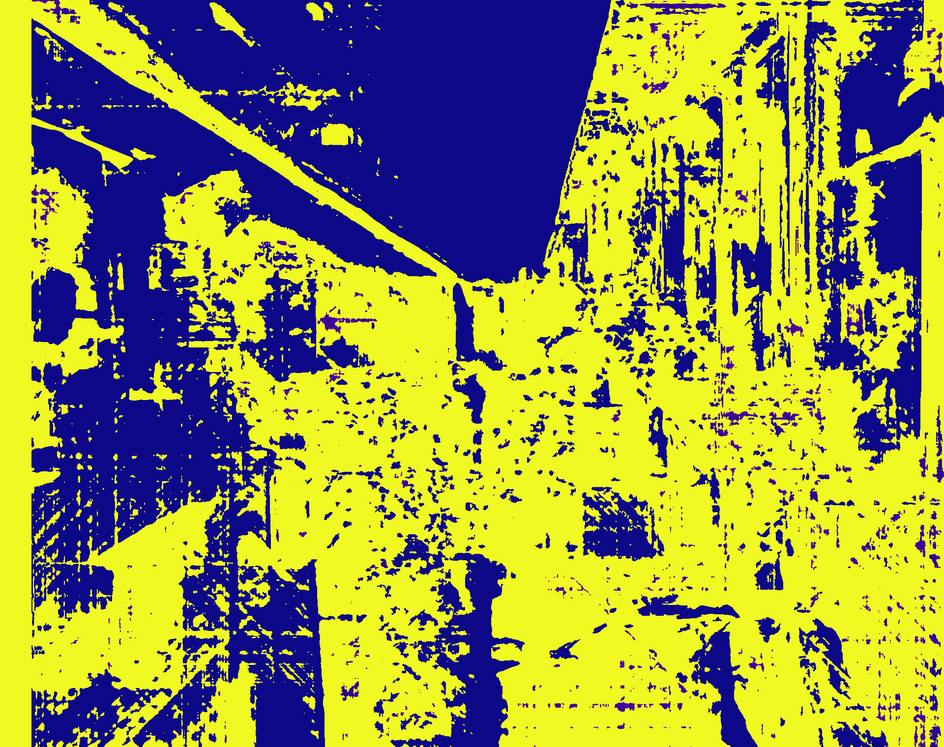
#> input picture depth_sensing/normalized_depth_map.png, 944 x 747 px, shrunk from 1920 x 1520 before the run, given in place of the camera
$ python capture_depth_map.py
#> lines starting #> are read from the running program, lines starting #| are printed output that depends on the picture
import cv2
import os
import numpy as np
import matplotlib.pyplot as plt
import struct
import zlib
from PIL import Image

image_path = "../test_images/stereo_vision.png"
left_image_path = "../test_images/left_image_3.png"
right_image_path = "../test_images/right_image_3.png"
output_image = "../test_images/image_with_depth_2.png"

camera_index = 1;

def capture_picture():
    """
    Captures a picture from the specified camera and saves it to the specified path.

    Args:
        camera_index (int): The index of the camera to use (e.g., 0, 1, etc.).
        save_path (str): The file path where the captured image will be saved.
    """
    # Initialize the camera with the specified index
    camera = cv2.VideoCapture(camera_index)

    if not camera.isOpened():
        print(f"Error: Could not access the camera at index {camera_index}.")
        return

    print(f"Capturing an image from camera {camera_index}. Please wait...")

    # Capture a single frame
    ret, frame = camera.read()
#> frame is the input picture: shape (747, 944, 3); mean B, G, R 75.9, 148.3, 146.2

    if not ret:
        print(f"Error: Failed to capture frame from camera {camera_index}.")
    else:
        # Save the captured image
        cv2.imwrite(image_path, frame)
        print(f"Image saved to {os.path.abspath(image_path)}")

    # Release the camera
    camera.release()

    image = Image.open(image_path)

    width, height = image.size
#> width = 944; height = 747
    split_point = width // 2
#> split_point = 472

    left_image = image.crop((0, 0, split_point, height))
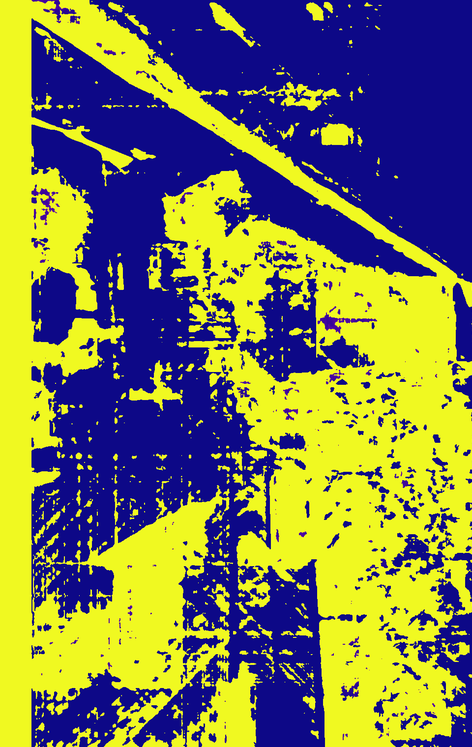
#> left_image: PIL image 472x747 RGB; mean R, G, B 123.2, 124.4, 85.9
    right_image = image.crop((split_point, 0, width, height))
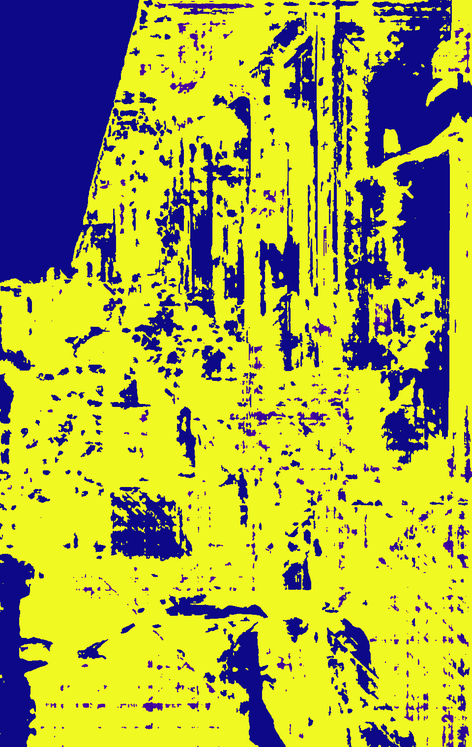
#> right_image: PIL image 472x747 RGB; mean R, G, B 169.3, 172.2, 65.9

    left_image.save(left_image_path)
    right_image.save(right_image_path)
    os.remove(image_path)

def create_depth_map_SGBM():
    left_img = cv2.imread(left_image_path, cv2.IMREAD_GRAYSCALE)
    right_img = cv2.imread(right_image_path, cv2.IMREAD_GRAYSCALE)

    left_img = cv2.equalizeHist(left_img)
    right_img = cv2.equalizeHist(right_img)

    window_size = 6
    n_disp_factor = 6 # adjust
    num_disp = 16*n_disp_factor

    focal_length = 1000
    baseline = 0.6

    stereo = cv2.StereoSGBM_create(
        minDisparity=0,
        numDisparities=num_disp,
        blockSize=window_size,
        P1=8*1*window_size**2,
        P2=32*1*window_size**2,
        disp12MaxDiff=1,
        uniquenessRatio=7,
        speckleWindowSize=0,
        speckleRange=2,
        preFilterCap=63,
        mode=cv2.STEREO_SGBM_MODE_SGBM_3WAY
    )

    disparity = stereo.compute(left_img, right_img).astype(np.float32) / 16.0

    depth_map = np.zeros_like(disparity, dtype=np.float32)
    disparity[disparity == 0] = 1
    depth_map = (focal_length * baseline) / disparity

    plt.imshow(depth_map, 'gray')
    plt.colorbar()
    plt.show()

def create_depth_map():
    left_img = cv2.imread(left_image_path, cv2.IMREAD_GRAYSCALE)
#> left_img: shape (747, 472); min 15, max 228, mean 118.9
    right_img = cv2.imread(right_image_path, cv2.IMREAD_GRAYSCALE)
#> right_img: shape (747, 472); min 15, max 228, mean 158.6

    left_img = cv2.equalizeHist(left_img)
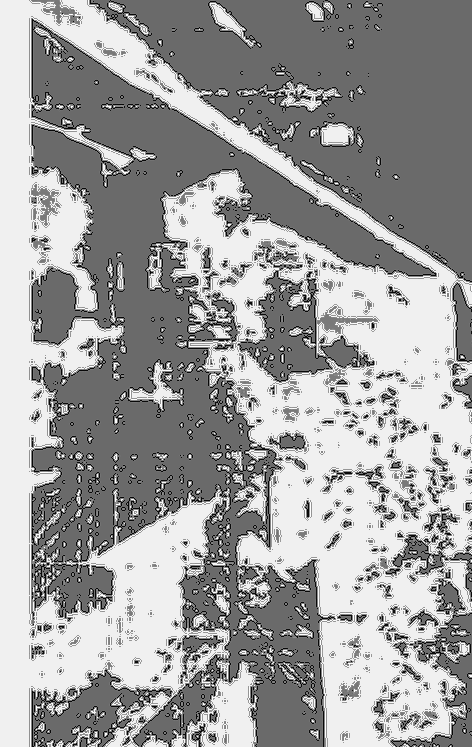
#> left_img: shape (747, 472); min 0, max 255, mean 158.3
    right_img = cv2.equalizeHist(right_img)
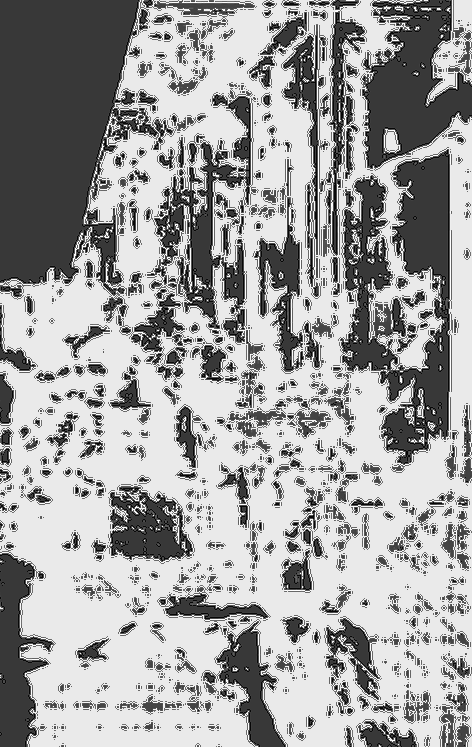
#> right_img: shape (747, 472); min 0, max 255, mean 160.5

    window_size = 6
    n_disp_factor = 6 # adjust
    num_disp = 16*n_disp_factor

    focal_length = 1000
    baseline = 0.6

    stereo = cv2.StereoSGBM_create(
        minDisparity=0,
        numDisparities=num_disp,
        blockSize=window_size,
        P1=8*1*window_size**2,
        P2=32*1*window_size**2,
        disp12MaxDiff=1,
        uniquenessRatio=7,
        speckleWindowSize=0,
        speckleRange=2,
        preFilterCap=63,
        mode=cv2.STEREO_SGBM_MODE_SGBM_3WAY
    )

    disparity = stereo.compute(left_img, right_img).astype(np.float32) / 16.0

    depth_map = np.zeros_like(disparity, dtype=np.float32)
    disparity[disparity == 0] = 1
#> disparity: shape (747, 472) float32; min -1, max 95, mean 16.8
    depth_map = (focal_length * baseline) / disparity
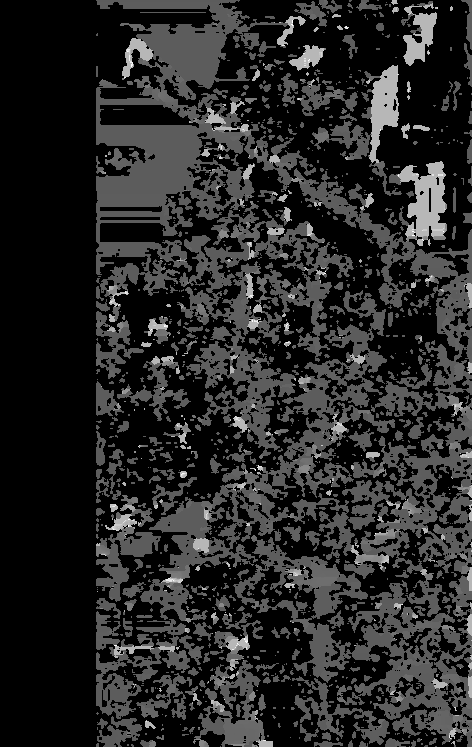
#> depth_map: shape (747, 472) float32; min -600, max 1066.7, mean -344.1; drawn with min black and max white

    plt.imshow(depth_map, 'gray')
    plt.colorbar()
    plt.show()
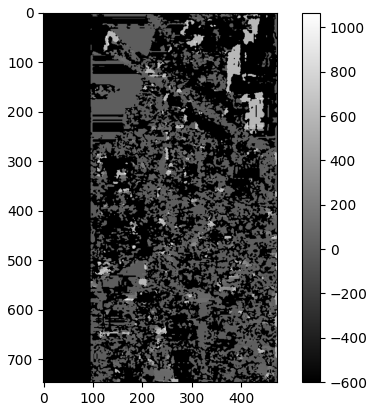
#> figure drawn by matplotlib, 2 panels

    normalized_depth = cv2.normalize(depth_map, None, 0, 255, cv2.NORM_MINMAX)
    normalized_depth = np.uint8(normalized_depth)

    # Apply colormap
    colored_depth = cv2.applyColorMap(normalized_depth, cv2.COLORMAP_JET)
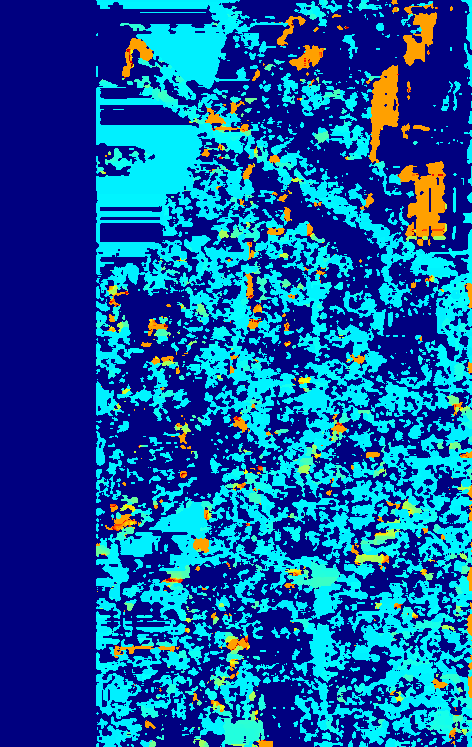
#> colored_depth: shape (747, 472, 3); mean B, G, R 163.2, 88.7, 12.2

    # Show Depth Map
    plt.figure(figsize=(10, 5))
    plt.imshow(colored_depth)
    plt.title("Depth Map with Colormap")
    plt.axis("off")
    plt.show()

    return normalized_depth

def add_depth_chunk_with_pixel_data(depth_array):
    """
    Adds a custom depth data chunk to a PNG file with pixel-specific depth information.

    Args:
        png_file (str): Path to the input PNG file.
        depth_array (numpy.ndarray): 2D array of depth values (0-255) matching the image dimensions.
        output_file (str): Path to the output PNG file.
    """
    # Read the original PNG file
    with open(right_image_path, "rb") as f:
        png_data = f.read()

    # Validate PNG file (must start with PNG signature)
    png_signature = b"\x89PNG\r\n\x1a\n"
    if not png_data.startswith(png_signature):
        raise ValueError("Not a valid PNG file")

    # Validate depth array dimensions
    img = Image.open(right_image_path)
    if depth_array.shape != (img.height, img.width):
        raise ValueError("Depth array dimensions must match the image dimensions")

    # Flatten the depth array and compress it
    depth_bytes = depth_array.astype(np.uint8).tobytes()  # Convert to bytes
    compressed_depth = zlib.compress(depth_bytes)         # Compress the depth data

    # Create a custom PNG chunk for depth data
    chunk_type = b"dEPh"                                  # Custom chunk identifier
    chunk_data = compressed_depth
    chunk_length = struct.pack(">I", len(chunk_data))     # Length of the chunk data
    chunk_crc = struct.pack(">I", zlib.crc32(chunk_type + chunk_data))  # CRC for validation

    custom_chunk = chunk_length + chunk_type + chunk_data + chunk_crc

    # Find the position of the IEND chunk
    iend_index = png_data.rfind(b"IEND")
    if iend_index == -1:
        raise ValueError("PNG file is missing the IEND chunk")

    # Insert the custom chunk before the IEND chunk
    new_png_data = png_data[:iend_index - 4] + custom_chunk + png_data[iend_index - 4:]

    # Write the modified PNG to a new file
    with open(output_image, "wb") as f:
        f.write(new_png_data)
    print(f"Depth data chunk added to {output_image}")


if __name__ == "__main__":
    # this is full process to add depth array to pic
    capture_picture()
    depth_map = create_depth_map()
    add_depth_chunk_with_pixel_data(depth_array=depth_map)
